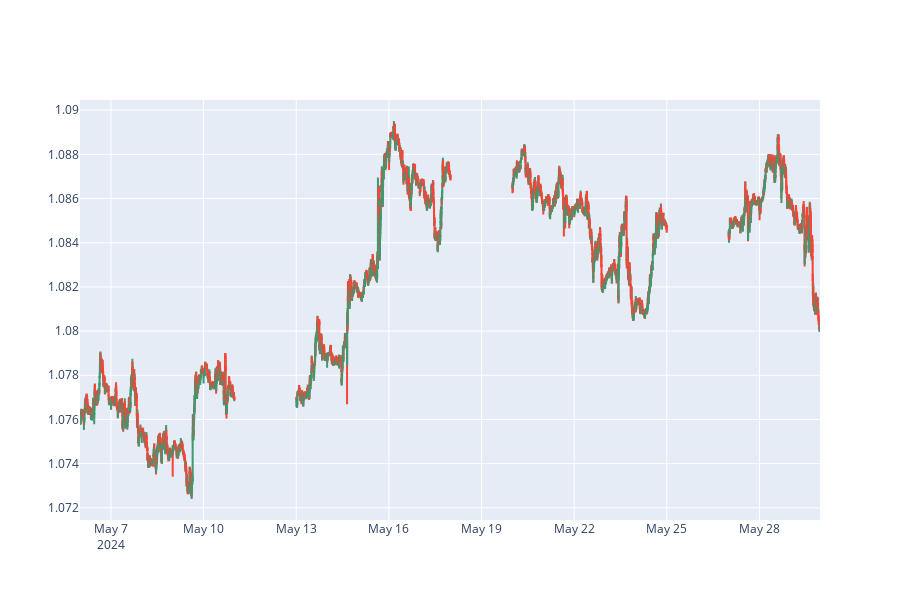

This figure's notebook cell:
### Code cell
# visualizing the ohlc data
fig = go.Figure(data=[go.Candlestick(x=ohlc_df['time'],
                open=ohlc_df['open'],
                high=ohlc_df['high'],
                low=ohlc_df['low'],
                close=ohlc_df['close'])])

fig.update_layout(height=600, xaxis_rangeslider_visible=False)
fig.show()

### Figure 1 — Plotly figure (JSON) as saved in the notebook; plotly's stock layout.template omitted (floating-point values rounded to 4 significant figures; data arrays with more than 128 entries replaced by an {"elided": "..."} marker saying what was removed)
{"data": [{"close": {"elided": "5173 float values"}, "high": {"elided": "5173 float values"}, "low": {"elided": "5173 float values"}, "open": {"elided": "5173 float values"}, "type": "candlestick", "x": {"elided": "5173 str values"}}], "layout": {"height": 600, "xaxis": {"rangeslider": {"visible": false}}}}
